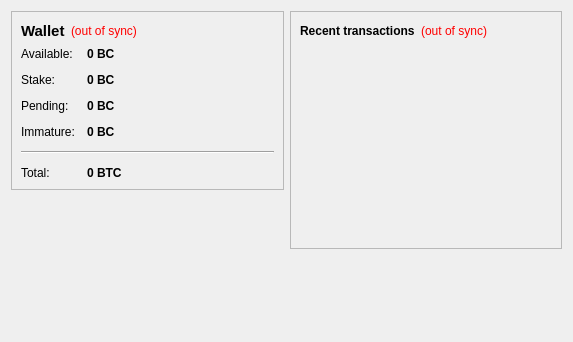
<?xml version="1.0" encoding="UTF-8"?>
<ui version="4.0">
 <class>OverviewPage</class>
 <widget class="QWidget" name="OverviewPage">
  <property name="geometry">
   <rect>
    <x>0</x>
    <y>0</y>
    <width>573</width>
    <height>342</height>
   </rect>
  </property>
  <property name="windowTitle">
   <string>Form</string>
  </property>
  <layout class="QHBoxLayout" name="horizontalLayout" stretch="1,1">
   <item>
    <layout class="QVBoxLayout" name="verticalLayout_2">
     <item>
      <widget class="QFrame" name="frame">
       <property name="frameShape">
        <enum>QFrame::StyledPanel</enum>
       </property>
       <property name="frameShadow">
        <enum>QFrame::Raised</enum>
       </property>
       <layout class="QVBoxLayout" name="verticalLayout_4">
        <item>
         <layout class="QHBoxLayout" name="horizontalLayout_4">
          <item>
           <widget class="QLabel" name="label_5">
            <property name="font">
             <font>
              <pointsize>11</pointsize>
              <weight>75</weight>
              <bold>true</bold>
             </font>
            </property>
            <property name="text">
             <string>Wallet</string>
            </property>
           </widget>
          </item>
          <item>
           <widget class="QLabel" name="labelWalletStatus">
            <property name="toolTip">
             <string>The displayed information may be out of date. Your wallet automatically synchronizes with the CobraBytes network after a connection is established, but this process has not completed yet.</string>
            </property>
            <property name="styleSheet">
             <string notr="true">QLabel { color: red; }</string>
            </property>
            <property name="text">
             <string notr="true">(out of sync)</string>
            </property>
            <property name="alignment">
             <set>Qt::AlignLeading|Qt::AlignLeft|Qt::AlignVCenter</set>
            </property>
           </widget>
          </item>
          <item>
           <spacer name="horizontalSpacer_2">
            <property name="orientation">
             <enum>Qt::Horizontal</enum>
            </property>
            <property name="sizeHint" stdset="0">
             <size>
              <width>40</width>
              <height>20</height>
             </size>
            </property>
           </spacer>
          </item>
         </layout>
        </item>
        <item>
         <layout class="QFormLayout" name="formLayout_2">
          <property name="fieldGrowthPolicy">
           <enum>QFormLayout::AllNonFixedFieldsGrow</enum>
          </property>
          <property name="horizontalSpacing">
           <number>12</number>
          </property>
          <property name="verticalSpacing">
           <number>12</number>
          </property>
          <item row="0" column="0">
           <widget class="QLabel" name="label">
            <property name="text">
             <string>Available:</string>
            </property>
           </widget>
          </item>
          <item row="0" column="1">
           <widget class="QLabel" name="labelBalance">
            <property name="font">
             <font>
              <weight>75</weight>
              <bold>true</bold>
             </font>
            </property>
            <property name="cursor">
             <cursorShape>IBeamCursor</cursorShape>
            </property>
            <property name="toolTip">
             <string>Your current spendable balance</string>
            </property>
            <property name="text">
             <string notr="true">0 BC</string>
            </property>
            <property name="textInteractionFlags">
             <set>Qt::LinksAccessibleByMouse|Qt::TextSelectableByKeyboard|Qt::TextSelectableByMouse</set>
            </property>
           </widget>
          </item>
          <item row="1" column="0">
           <widget class="QLabel" name="label_6">
            <property name="text">
             <string>Stake:</string>
            </property>
           </widget>
          </item>
          <item row="1" column="1">
           <widget class="QLabel" name="labelStake">
            <property name="font">
             <font>
              <weight>75</weight>
              <bold>true</bold>
             </font>
            </property>
            <property name="cursor">
             <cursorShape>IBeamCursor</cursorShape>
            </property>
            <property name="toolTip">
             <string>Total of coins that was staked, and do not yet count toward the current balance</string>
            </property>
            <property name="text">
             <string notr="true">0 BC</string>
            </property>
            <property name="textInteractionFlags">
             <set>Qt::LinksAccessibleByMouse|Qt::TextSelectableByKeyboard|Qt::TextSelectableByMouse</set>
            </property>
           </widget>
          </item>
          <item row="2" column="0">
           <widget class="QLabel" name="label_3">
            <property name="text">
             <string>Pending:</string>
            </property>
           </widget>
          </item>
          <item row="2" column="1">
           <widget class="QLabel" name="labelUnconfirmed">
            <property name="font">
             <font>
              <weight>75</weight>
              <bold>true</bold>
             </font>
            </property>
            <property name="cursor">
             <cursorShape>IBeamCursor</cursorShape>
            </property>
            <property name="toolTip">
             <string>Total of transactions that have yet to be confirmed, and do not yet count toward the current balance</string>
            </property>
            <property name="text">
             <string notr="true">0 BC</string>
            </property>
            <property name="textInteractionFlags">
             <set>Qt::LinksAccessibleByMouse|Qt::TextSelectableByKeyboard|Qt::TextSelectableByMouse</set>
            </property>
           </widget>
          </item>
          <item row="3" column="0">
           <widget class="QLabel" name="labelImmatureText">
            <property name="text">
             <string>Immature:</string>
            </property>
           </widget>
          </item>
          <item row="3" column="1">
           <widget class="QLabel" name="labelImmature">
            <property name="font">
             <font>
              <weight>75</weight>
              <bold>true</bold>
             </font>
            </property>
            <property name="toolTip">
             <string>Mined balance that has not yet matured</string>
            </property>
            <property name="text">
             <string notr="true">0 BC</string>
            </property>
            <property name="textInteractionFlags">
             <set>Qt::LinksAccessibleByMouse|Qt::TextSelectableByKeyboard|Qt::TextSelectableByMouse</set>
            </property>
           </widget>
          </item>
          <item row="4" column="0" colspan="2">
           <widget class="Line" name="line">
            <property name="orientation">
             <enum>Qt::Horizontal</enum>
            </property>
           </widget>
          </item>
          <item row="5" column="0">
           <widget class="QLabel" name="labelTotalText">
            <property name="text">
             <string>Total:</string>
            </property>
           </widget>
          </item>
          <item row="5" column="1">
           <widget class="QLabel" name="labelTotal">
            <property name="font">
             <font>
              <weight>75</weight>
              <bold>true</bold>
             </font>
            </property>
            <property name="cursor">
             <cursorShape>IBeamCursor</cursorShape>
            </property>
            <property name="toolTip">
             <string>Your current total balance</string>
            </property>
            <property name="text">
             <string notr="true">0 BTC</string>
            </property>
            <property name="textInteractionFlags">
             <set>Qt::LinksAccessibleByMouse|Qt::TextSelectableByKeyboard|Qt::TextSelectableByMouse</set>
            </property>
           </widget>
          </item>
         </layout>
        </item>
       </layout>
      </widget>
     </item>
     <item>
      <spacer name="verticalSpacer">
       <property name="orientation">
        <enum>Qt::Vertical</enum>
       </property>
       <property name="sizeHint" stdset="0">
        <size>
         <width>20</width>
         <height>40</height>
        </size>
       </property>
      </spacer>
     </item>
    </layout>
   </item>
   <item>
    <layout class="QVBoxLayout" name="verticalLayout_3">
     <item>
      <widget class="QFrame" name="frame_2">
       <property name="frameShape">
        <enum>QFrame::StyledPanel</enum>
       </property>
       <property name="frameShadow">
        <enum>QFrame::Raised</enum>
       </property>
       <layout class="QVBoxLayout" name="verticalLayout">
        <item>
         <layout class="QHBoxLayout" name="horizontalLayout_2">
          <item>
           <widget class="QLabel" name="label_4">
            <property name="text">
             <string>&lt;b&gt;Recent transactions&lt;/b&gt;</string>
            </property>
           </widget>
          </item>
          <item>
           <widget class="QLabel" name="labelTransactionsStatus">
            <property name="toolTip">
             <string>The displayed information may be out of date. Your wallet automatically synchronizes with the CobraBytes network after a connection is established, but this process has not completed yet.</string>
            </property>
            <property name="styleSheet">
             <string notr="true">QLabel { color: red; }</string>
            </property>
            <property name="text">
             <string notr="true">(out of sync)</string>
            </property>
            <property name="alignment">
             <set>Qt::AlignRight|Qt::AlignTrailing|Qt::AlignVCenter</set>
            </property>
           </widget>
          </item>
          <item>
           <spacer name="horizontalSpacer">
            <property name="orientation">
             <enum>Qt::Horizontal</enum>
            </property>
            <property name="sizeHint" stdset="0">
             <size>
              <width>40</width>
              <height>20</height>
             </size>
            </property>
           </spacer>
          </item>
         </layout>
        </item>
        <item>
         <widget class="QListView" name="listTransactions">
          <property name="styleSheet">
           <string notr="true">QListView { background: transparent; }</string>
          </property>
          <property name="frameShape">
           <enum>QFrame::NoFrame</enum>
          </property>
          <property name="verticalScrollBarPolicy">
           <enum>Qt::ScrollBarAlwaysOff</enum>
          </property>
          <property name="horizontalScrollBarPolicy">
           <enum>Qt::ScrollBarAlwaysOff</enum>
          </property>
          <property name="selectionMode">
           <enum>QAbstractItemView::NoSelection</enum>
          </property>
         </widget>
        </item>
       </layout>
      </widget>
     </item>
     <item>
      <spacer name="verticalSpacer_2">
       <property name="orientation">
        <enum>Qt::Vertical</enum>
       </property>
       <property name="sizeHint" stdset="0">
        <size>
         <width>20</width>
         <height>40</height>
        </size>
       </property>
      </spacer>
     </item>
    </layout>
   </item>
  </layout>
 </widget>
 <resources/>
 <connections/>
</ui>
